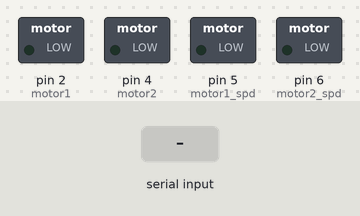
Bench run of a sketch on a simulated Arduino Uno, built with avr-gcc and run on an emulated ATmega328P. Parts: switched loads named in the sketch (green lamp = pin HIGH). Inputs (shaded band) come from the test bench.

Above: at 1.2 s.
1.3 s: byte 1 (1) received over Serial
At 2.1 s:
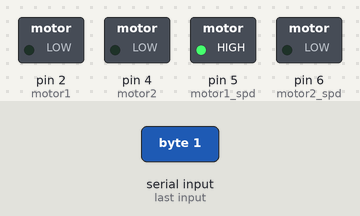
2.8 s: byte 2 (2) received over Serial
At 5.7 s:
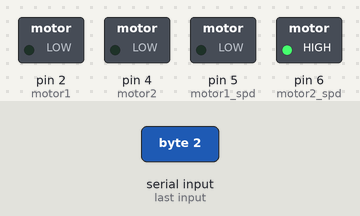
5.8 s: byte 3 (3) received over Serial
At 8.5 s:
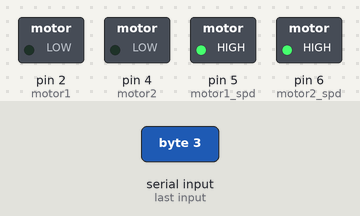
8.8 s: "1" received over Serial
At 10.5 s:
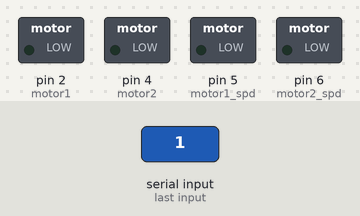
Timing chart, 0 to 11.8 s (numbered marks = the images above; inputs shaded):
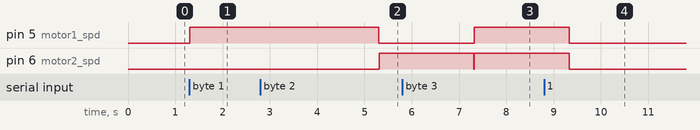

The sketch:

motor_controll.ino
```cpp
#include <Servo.h>
Servo myservo;  // create servo object to control a servo

int pos = 0;
int motor1 =2;
int motor2 = 4;
int motor1_spd = 5;
int motor2_spd =6;
int incomingByte = 0;


void setup() {
  Serial.begin(9600);
 // myservo.attach(9);
  pinMode(motor1,OUTPUT);
  pinMode(motor2,OUTPUT);
  digitalWrite(motor1,LOW);
  digitalWrite(motor2,LOW);
}

void loop() {
  // send data only when you receive data:
        if (Serial.available() > 0) {
                incomingByte = Serial.read();
                if(incomingByte == 1){
                  unsigned long start = millis();
                  while (millis() < start + 4000) {
                  analogWrite(motor1_spd,255);
                  analogWrite(motor2_spd,0);
                  delay(500);
                  }
                } else {
                  analogWrite(motor1_spd,0);
                  analogWrite(motor2_spd,0);
                  }
                if(incomingByte == 2){
                  unsigned long start = millis();
                  while (millis() < start + 2000) {
                 analogWrite(motor1_spd,0);
                  analogWrite(motor2_spd,255);
                  delay(500);
                  }
                } else {
                  analogWrite(motor1_spd,0);
                  analogWrite(motor2_spd,0);
                  }
                if(incomingByte == 3){
                  unsigned long start = millis();
                  while (millis() < start + 2000) {
                   analogWrite(motor1_spd,255);
                  analogWrite(motor2_spd,255);
                  }
                } else {
                  analogWrite(motor1_spd,0);
                  analogWrite(motor2_spd,0);
                  }
        }
        delay(10);

}
```

Measured:
- after the input at 1.3 s, pin 5 (motor1_spd): LOW → HIGH at once
- after the input at 2.8 s, pin 6 (motor2_spd): LOW → HIGH after 2.5 s
- after the input at 5.8 s, pin 5 (motor1_spd): LOW → HIGH after 1.5 s
- after the input at 8.8 s, pin 5 (motor1_spd), pin 6 (motor2_spd): HIGH → LOW after 0.53 s
